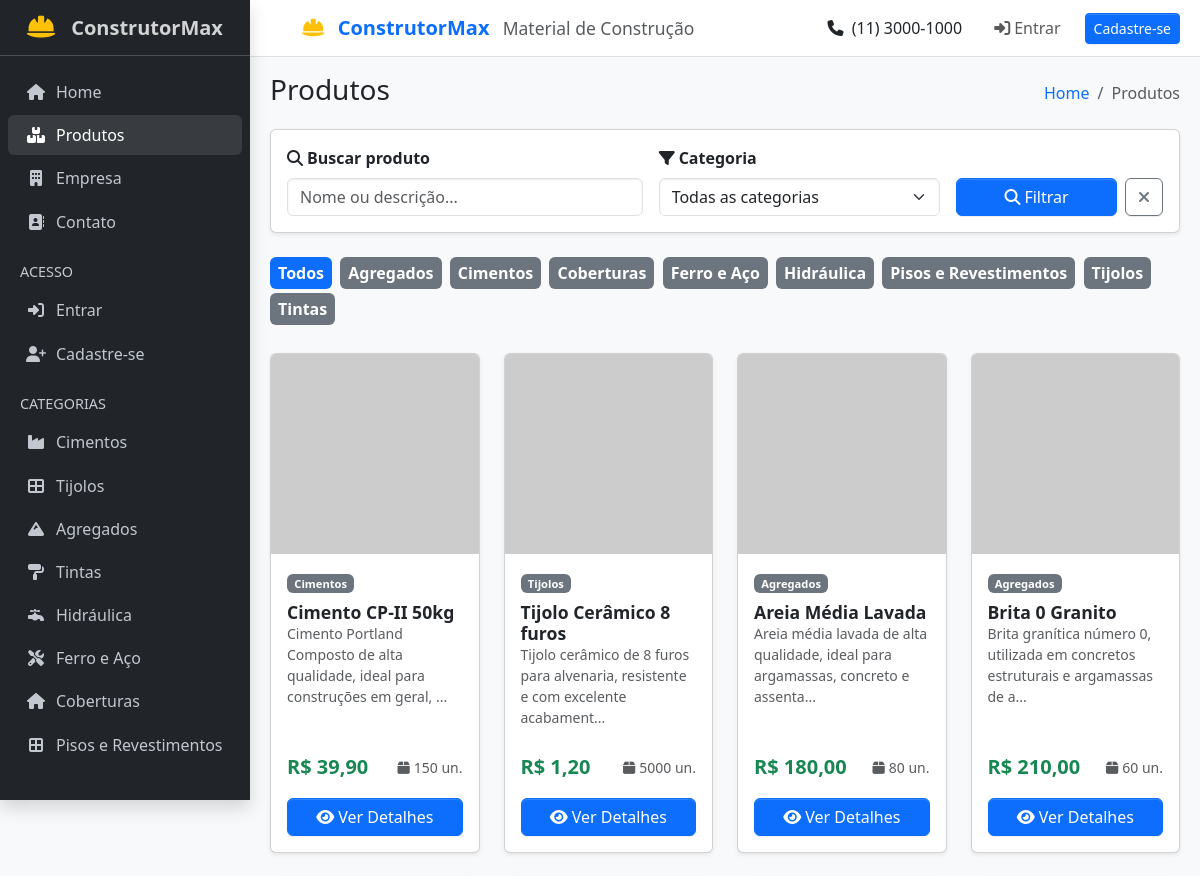
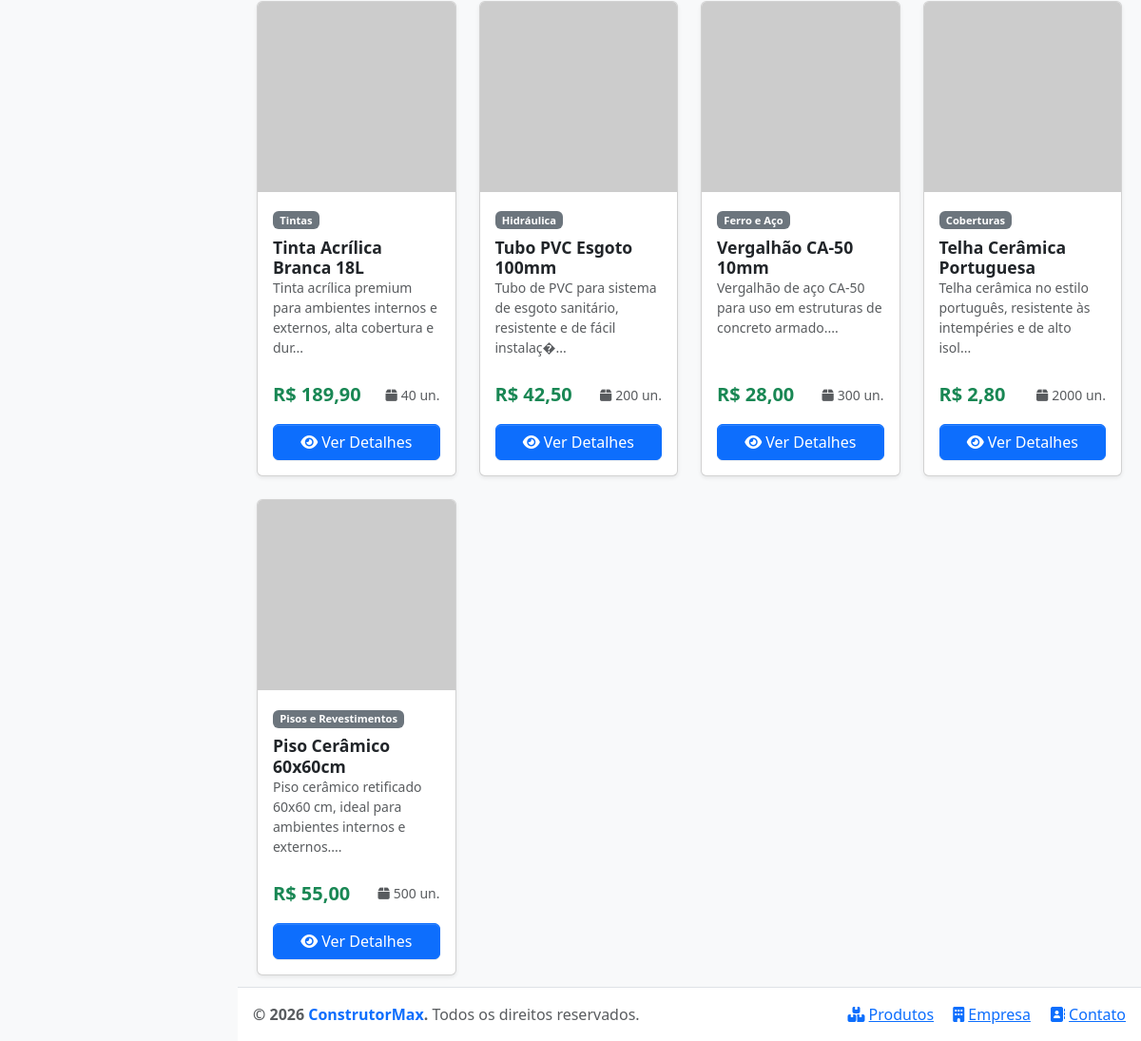
/produtos.php, run on the app's committed database (2 pictures, top to bottom).
### tables this page shows
CREATE TABLE IF NOT EXISTS produtos (
    id        INT UNSIGNED    AUTO_INCREMENT PRIMARY KEY,
    nome      VARCHAR(150)    NOT NULL,
    categoria VARCHAR(80)     NOT NULL,
    preco     DECIMAL(10,2)   NOT NULL DEFAULT 0.00,
    estoque   INT UNSIGNED    NOT NULL DEFAULT 0,
    imagem    VARCHAR(500)    NOT NULL DEFAULT '',
    descricao TEXT            NOT NULL,
    criado_em TIMESTAMP       NOT NULL DEFAULT CURRENT_TIMESTAMP
);

### dados.php (called while the page is built, shortened)
<?php
function getProdutos(string $categoria = '', string $busca = ''): array {
    $db = getDB();
    $sql = '
        SELECT p.*, GROUP_CONCAT(pe.chave, "||", pe.valor ORDER BY pe.id SEPARATOR ";;") AS specs_raw
        FROM produtos p
        LEFT JOIN produto_especificacoes pe ON pe.produto_id = p.id
        WHERE 1=1
    ';
    $params = [];
    $sql .= ' GROUP BY p.id ORDER BY p.id';
    $stmt = $db->prepare($sql);
    $stmt->execute($params);
    $rows = $stmt->fetchAll();
    foreach ($rows as &$row) {
        $row['especificacoes'] = [];
        if (!empty($row['specs_raw'])) {
            foreach (explode(';;', $row['specs_raw']) as $spec) {
                [$chave, $valor] = explode('||', $spec, 2);
            }
        }
    }
    return $rows;
}
function getCategorias(): array {
    $db = getDB();
    $stmt = $db->query('SELECT DISTINCT categoria FROM produtos ORDER BY categoria');
    return $stmt->fetchAll(PDO::FETCH_COLUMN);
}
$produtos = getProdutos();

### produtos.php (the view, shortened to what this page needs)
<?php
require_once 'dados.php';
$categoria_filtro = $_GET['categoria'] ?? '';
$busca = $_GET['busca'] ?? '';
$lista = getProdutos($categoria_filtro, $busca);
$categorias_unicas = getCategorias();
require_once 'layout.php';
?>
<div class="card shadow-sm mb-4">
  <div class="card-body">
    <form method="GET" class="row g-3 align-items-end">
      <div class="col-md-5">
        <label class="form-label fw-semibold"><i class="fas fa-search me-1"></i>Buscar produto</label>
        <input type="text" name="busca" class="form-control" placeholder="Nome ou descrição..." value="<?= htmlspecialchars($busca) ?>">
      </div>
      <div class="col-md-4">
        <label class="form-label fw-semibold"><i class="fas fa-filter me-1"></i>Categoria</label>
        <select name="categoria" class="form-select">
          <option value="">Todas as categorias</option>
        </select>
      </div>
      <div class="col-md-3 d-flex gap-2">
        <button type="submit" class="btn btn-primary flex-fill"><i class="fas fa-search me-1"></i>Filtrar</button>
        <a href="produtos.php" class="btn btn-outline-secondary"><i class="fas fa-times"></i></a>
      </div>
    </form>
  </div>
</div>
<div class="mb-4">
  <a href="produtos.php" class="badge bg-<?= !$categoria_filtro ? 'primary' : 'secondary' ?> me-1 mb-1 text-decoration-none fs-6 p-2">Todos</a>
  <?php foreach ($categorias_unicas as $cat): ?>
  <a href="produtos.php?categoria=<?= urlencode($cat) ?>" class="badge bg-<?= $categoria_filtro === $cat ? 'primary' : 'secondary' ?> me-1 mb-1 text-decoration-none fs-6 p-2">
    <?= htmlspecialchars($cat) ?>
  </a>
  <?php endforeach; ?>
</div>
<?php if (empty($lista)): ?>
<div class="card shadow-sm">
  <div class="card-body text-center py-5">
    <i class="fas fa-search fa-4x text-muted mb-3"></i>
    <h4 class="text-muted">Nenhum produto encontrado</h4>
    <p class="text-muted">Tente ajustar os filtros ou <a href="produtos.php">ver todos os produtos</a>.</p>
  </div>
</div>
<?php else: ?>
<div class="row g-4">
  <?php foreach ($lista as $p): ?>
  <div class="col-sm-6 col-lg-4 col-xl-3">
    <div class="card h-100 shadow-sm produto-card">
      <img src="<?= htmlspecialchars($p['imagem']) ?>" class="card-img-top" alt="<?= htmlspecialchars($p['nome']) ?>" style="height:200px;object-fit:cover">
      <div class="card-body d-flex flex-column">
        <div class="mb-2">
          <span class="badge bg-secondary" style="font-size:.7rem"><?= htmlspecialchars($p['categoria']) ?></span>
        </div>
        <h5 class="card-title fw-bold"><?= htmlspecialchars($p['nome']) ?></h5>
        <p class="card-text text-muted small flex-fill"><?= htmlspecialchars(substr($p['descricao'], 0, 80)) ?>...</p>
        <div class="d-flex align-items-center justify-content-between mt-2">
          <span class="text-success fw-bold fs-5">R$ <?= number_format($p['preco'], 2, ',', '.') ?></span>
          <small class="text-muted"><i class="fas fa-box me-1"></i><?= $p['estoque'] ?> un.</small>
        </div>
        <a href="produto.php?id=<?= $p['id'] ?>" class="btn btn-primary mt-3">
          <i class="fas fa-eye me-1"></i>Ver Detalhes
        </a>
      </div>
    </div>
  </div>
  <?php endforeach; ?>
</div>
<?php endif; ?>
<?php require_once 'layout_footer.php'; ?>

### layout.php (style rules this page uses)
.produto-card { transition:all .25s }

### data on the page
produtos: categoria "Cimentos", nome "Cimento CP-II 50kg", descricao "Cimento Portland Composto de alta qualidade, ideal para construções em geral,", preco "39,90", estoque "150"
produtos: categoria "Tijolos", nome "Tijolo Cerâmico 8 furos", descricao "Tijolo cerâmico de 8 furos para alvenaria, resistente e com excelente acabament", preco "1,20", estoque "5000"
produtos: categoria "Agregados", nome "Areia Média Lavada", descricao "Areia média lavada de alta qualidade, ideal para argamassas, concreto e assenta", preco "180,00", estoque "80"
produtos: categoria "Agregados", nome "Brita 0 Granito", descricao "Brita granítica número 0, utilizada em concretos estruturais e argamassas de a", preco "210,00", estoque "60"
produtos: categoria "Tintas", nome "Tinta Acrílica Branca 18L", descricao "Tinta acrílica premium para ambientes internos e externos, alta cobertura e dur", preco "189,90", estoque "40"
produtos: categoria "Hidráulica", nome "Tubo PVC Esgoto 100mm", descricao "Tubo de PVC para sistema de esgoto sanitário, resistente e de fácil instalaç�", preco "42,50", estoque "200"
produtos: categoria "Ferro e Aço", nome "Vergalhão CA-50 10mm", descricao "Vergalhão de aço CA-50 para uso em estruturas de concreto armado.", preco "28,00", estoque "300"
produtos: categoria "Coberturas", nome "Telha Cerâmica Portuguesa", descricao "Telha cerâmica no estilo português, resistente às intempéries e de alto isol", preco "2,80", estoque "2000"
produtos: categoria "Pisos e Revestimentos", nome "Piso Cerâmico 60x60cm", descricao "Piso cerâmico retificado 60x60 cm, ideal para ambientes internos e externos.", preco "55,00", estoque "500"

### other printed values
$cat "Cimentos"
$cat "Tijolos"
$cat "Agregados"
$cat "Tintas"
$cat "Hidráulica"
$cat "Ferro e Aço"
$cat "Coberturas"
$cat "Pisos e Revestimentos"
$titulo "Produtos"
$b['nome'] "Produtos"
